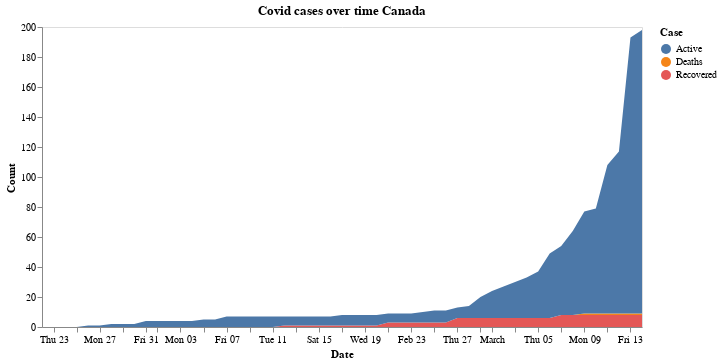

The cell this chart's notebook holds for it:
### Markdown cell above
### Cases in Canada

### Code cell
cases_over_time('Canada')

### Figure 1 — Vega-Lite specification as saved in the notebook (floating-point values rounded to 4 significant figures; data arrays with more than 128 entries replaced by an {"elided": "..."} marker saying what was removed)
{"config": {"view": {"continuousWidth": 400, "continuousHeight": 300}, "axis": {"grid": false}}, "data": {"name": "data-de99ee6982fdce0c42f4e3cce5834045"}, "mark": "area", "encoding": {"color": {"type": "nominal", "field": "Case"}, "x": {"type": "temporal", "field": "Date"}, "y": {"type": "quantitative", "field": "Count"}}, "title": "Covid cases over time Canada", "width": 600, "$schema": "https://vega.github.io/schema/vega-lite/v4.0.2.json", "datasets": {"data-de99ee6982fdce0c42f4e3cce5834045": {"elided": "159 records"}}}
